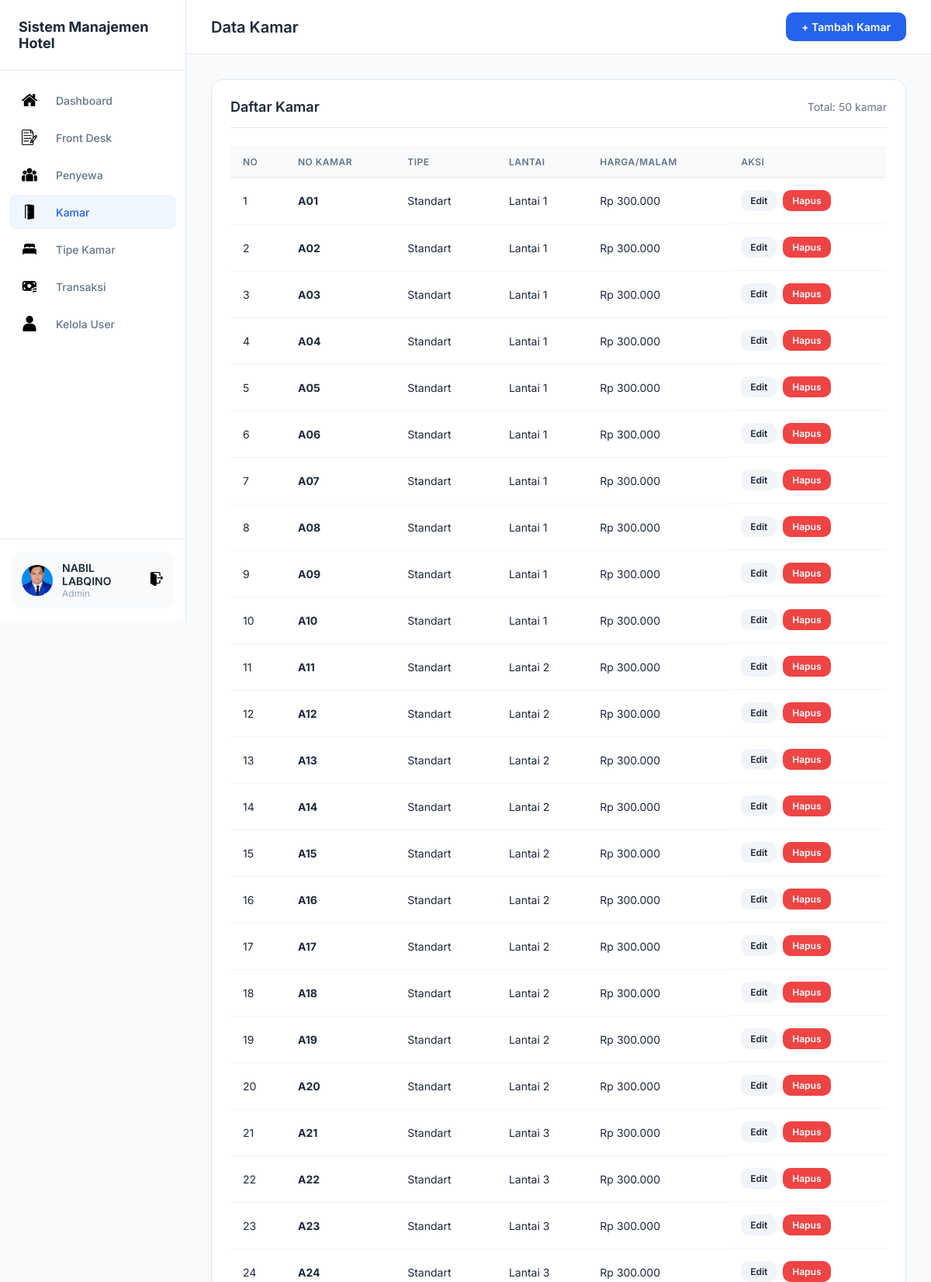
Screenshot of /kamar/TampilKamar.php (signed in, upper part) with the database file from the repository.
### tables this page shows
CREATE TABLE `bedroom` (
  `no_kamar` varchar(10) NOT NULL,
  `id_kamar` int(11) NOT NULL,
  `lantai` int(11) NOT NULL
);

CREATE TABLE `tipe_kamar` (
  `id_kamar` int(11) NOT NULL,
  `tipe` varchar(50) NOT NULL,
  `harga_per_mlm` decimal(12,2) NOT NULL,
  `max_orang` int(11) NOT NULL,
  `foto` varchar(255) DEFAULT NULL
);

### kamar/TampilKamar.php (the view, shortened to what this page needs)
<?php
include "../koneksi.php";
$result = mysqli_query($koneksi, "SELECT b.*, t.tipe, t.harga_per_mlm FROM bedroom b JOIN tipe_kamar t ON b.id_kamar = t.id_kamar ORDER BY b.no_kamar");
?>
<!DOCTYPE html>
<html lang="id">
<head>
    <link rel="stylesheet" href="../css/dashboard.css">
</head>
<body>
    <div class="dashboard">
        <?php include '../includes/sidebar.php'; ?>
        <main class="main">
            <header class="header">
                <h1 class="page-title">Data Kamar</h1>
                <div class="header-right">
                    <a href="TambahKamar.php" class="btn btn-primary">+ Tambah Kamar</a>
                </div>
            </header>
            <div class="content">
                <div class="card">
                    <div class="card-header">
                        <h3 class="card-title">Daftar Kamar</h3>
                        <span style="color: var(--text-gray); font-size: 14px;">Total: <?= mysqli_num_rows($result) ?>
                            kamar</span>
                    </div>
                    <div class="table-responsive">
                        <table class="table">
                            <thead>
                                <tr>
                                    <th>No</th>
                                    <th>No Kamar</th>
                                    <th>Tipe</th>
                                    <th>Lantai</th>
                                    <th>Harga/Malam</th>
                                    <th>Aksi</th>
                                </tr>
                            </thead>
                            <tbody>
                                <?php $no = 1;
                                while ($row = mysqli_fetch_assoc($result)): ?>
                                    <tr>
                                        <td><?= $no++ ?></td>
                                        <td><strong><?= htmlspecialchars($row['no_kamar']) ?></strong></td>
                                        <td><?= htmlspecialchars($row['tipe']) ?></td>
                                        <td>Lantai <?= htmlspecialchars($row['lantai']) ?></td>
                                        <td>Rp <?= number_format($row['harga_per_mlm'], 0, ',', '.') ?></td>
                                        <td class="actions">
                                            <a href="KoreksiKamar.php?id=<?= $row['no_kamar'] ?>"
                                                class="btn btn-sm btn-secondary">Edit</a>
                                            <a href="HapusKamar.php?id=<?= $row['no_kamar'] ?>"
                                                class="btn btn-sm btn-danger"
                                                onclick="return confirm('Hapus kamar ini?')">Hapus</a>
                                        </td>
                                    </tr>
                                <?php endwhile; ?>
                            </tbody>
                        </table>
                    </div>
                </div>
            </div>
        </main>
    </div>
</body>
</html>

### css/dashboard.css (style rules this page uses)
:root { --primary: #2563eb; --primary-dark: #1d4ed8; --bg-main: #f8fafc; --bg-card: #ffffff; --text-dark: #1e293b; --text-gray: #64748b; --text-light: #94a3b8; --border: #e2e8f0; --success: #22c55e; --danger: #ef4444; --warning: #f59e0b; --sidebar-width: 240px; }
* { margin: 0; padding: 0; box-sizing: border-box; }
body { font-family: 'Inter', -apple-system, sans-serif; background: var(--bg-main); color: var(--text-dark); }
.dashboard { display: flex; min-height: 100vh; }
.main { flex: 1; margin-left: var(--sidebar-width); }
.header { background: var(--bg-card); padding: 16px 32px; display: flex; justify-content: space-between; align-items: center; border-bottom: 1px solid var(--border); position: sticky; top: 0; z-index: 100; }
.page-title { font-size: 20px; font-weight: 600; color: var(--text-dark); }
.header-right { display: flex; align-items: center; gap: 16px; }
.content { padding: 32px; }
.card { background: var(--bg-card); border-radius: 16px; border: 1px solid var(--border); padding: 24px; margin-bottom: 24px; }
.card-header { display: flex; justify-content: space-between; align-items: center; margin-bottom: 24px; padding-bottom: 16px; border-bottom: 1px solid var(--border); }
.card-title { font-size: 18px; font-weight: 600; color: var(--text-dark); }
.btn { display: inline-flex; align-items: center; gap: 8px; padding: 10px 20px; border-radius: 10px; font-size: 14px; font-weight: 600; text-decoration: none; border: none; cursor: pointer; transition: all 0.2s; font-family: inherit; }
.btn-primary { background: var(--primary); color: #fff; }
.btn-danger { background: var(--danger); color: #fff; }
.btn-secondary { background: #f1f5f9; color: var(--text-dark); }
.btn-sm { padding: 6px 12px; font-size: 12px; }
.table-responsive { overflow-x: auto; }
.table { width: 100%; border-collapse: collapse; }
.table th { text-align: left; padding: 12px 16px; background: #f8fafc; font-size: 12px; font-weight: 600; color: var(--text-gray); text-transform: uppercase; letter-spacing: 0.5px; border-bottom: 1px solid var(--border); }
.table td { padding: 16px; border-bottom: 1px solid #f1f5f9; font-size: 14px; color: var(--text-dark); }
.table .actions { display: flex; gap: 8px; }

### rows the page displays
bedroom: no_kamar "A01", id_kamar.tipe "Standart", lantai "1", id_kamar.harga_per_mlm "300.000"
bedroom: no_kamar "A02", id_kamar.tipe "Standart", lantai "1", id_kamar.harga_per_mlm "300.000"
bedroom: no_kamar "A03", id_kamar.tipe "Standart", lantai "1", id_kamar.harga_per_mlm "300.000"
bedroom: no_kamar "A04", id_kamar.tipe "Standart", lantai "1", id_kamar.harga_per_mlm "300.000"
bedroom: no_kamar "A05", id_kamar.tipe "Standart", lantai "1", id_kamar.harga_per_mlm "300.000"
bedroom: no_kamar "A06", id_kamar.tipe "Standart", lantai "1", id_kamar.harga_per_mlm "300.000"
bedroom: no_kamar "A07", id_kamar.tipe "Standart", lantai "1", id_kamar.harga_per_mlm "300.000"
bedroom: no_kamar "A08", id_kamar.tipe "Standart", lantai "1", id_kamar.harga_per_mlm "300.000"
bedroom: no_kamar "A09", id_kamar.tipe "Standart", lantai "1", id_kamar.harga_per_mlm "300.000"
bedroom: no_kamar "A10", id_kamar.tipe "Standart", lantai "1", id_kamar.harga_per_mlm "300.000"
bedroom: no_kamar "A11", id_kamar.tipe "Standart", lantai "2", id_kamar.harga_per_mlm "300.000"
bedroom: no_kamar "A12", id_kamar.tipe "Standart", lantai "2", id_kamar.harga_per_mlm "300.000"
bedroom: no_kamar "A13", id_kamar.tipe "Standart", lantai "2", id_kamar.harga_per_mlm "300.000"
bedroom: no_kamar "A14", id_kamar.tipe "Standart", lantai "2", id_kamar.harga_per_mlm "300.000"
bedroom: no_kamar "A15", id_kamar.tipe "Standart", lantai "2", id_kamar.harga_per_mlm "300.000"
bedroom: no_kamar "A16", id_kamar.tipe "Standart", lantai "2", id_kamar.harga_per_mlm "300.000"
bedroom: no_kamar "A17", id_kamar.tipe "Standart", lantai "2", id_kamar.harga_per_mlm "300.000"
bedroom: no_kamar "A18", id_kamar.tipe "Standart", lantai "2", id_kamar.harga_per_mlm "300.000"
bedroom: no_kamar "A19", id_kamar.tipe "Standart", lantai "2", id_kamar.harga_per_mlm "300.000"
bedroom: no_kamar "A20", id_kamar.tipe "Standart", lantai "2", id_kamar.harga_per_mlm "300.000"
bedroom: no_kamar "A21", id_kamar.tipe "Standart", lantai "3", id_kamar.harga_per_mlm "300.000"
bedroom: no_kamar "A22", id_kamar.tipe "Standart", lantai "3", id_kamar.harga_per_mlm "300.000"
bedroom: no_kamar "A23", id_kamar.tipe "Standart", lantai "3", id_kamar.harga_per_mlm "300.000"
bedroom: no_kamar "A24", id_kamar.tipe "Standart", lantai "3", id_kamar.harga_per_mlm "300.000"

### other values shown
$_SESSION['nama'] "NABIL LABQINO"
mysqli_num_rows($result) "50"
